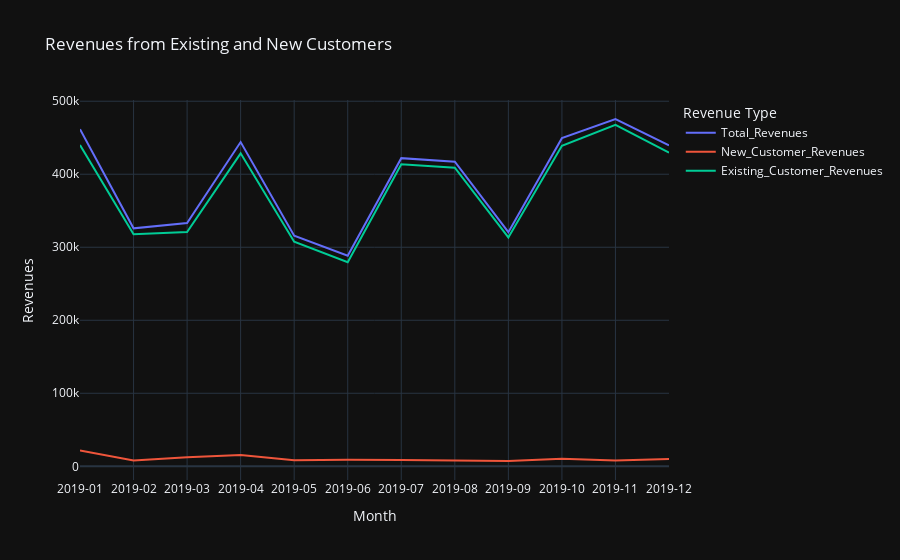

The notebook cell saved with this chart:
### Code cell
# Calculating total revenues per month
revenues_per_month = cust_360.groupby(cust_360['Transaction_Date'].dt.to_period('M'))['Invoice_Amount'].sum()

# Calculating revenues from new customers per month
new_cust_revenues = cust_360[
    cust_360['CustomerID'].duplicated(keep='first') == False].groupby(
        cust_360['Transaction_Date'].dt.to_period('M'))['Invoice_Amount'].sum()

# Calculating revenues from existing customers per month
existing_cust_revenues = revenues_per_month - new_cust_revenues

# Createing a DataFrame
revenues_df = pd.DataFrame({
    'Total_Revenues': revenues_per_month,
    'New_Customer_Revenues': new_cust_revenues,
    'Existing_Customer_Revenues': existing_cust_revenues
}).reset_index()

# Convering Periods to strings
revenues_df['Transaction_Date'] = revenues_df['Transaction_Date'].astype(str)

# Plotting using Plotly
fig = px.line(
    revenues_df,
    x='Transaction_Date',
    y=['Total_Revenues', 'New_Customer_Revenues', 'Existing_Customer_Revenues'],
    title='Revenues from Existing and New Customers',
    labels={'Transaction_Date': 'Month', 'value': 'Revenues'},
    hover_name='Transaction_Date'
)

fig.update_xaxes(type='category')  # To ensure proper sorting of months

# Customizing the layout for an enhanced appearance
fig.update_layout(
    legend=dict(title='Revenue Type'),
    xaxis_title='Month',
    yaxis_title='Revenues',
    hovermode='x unified',
    template='plotly_dark'
)

fig.show()

### Figure 1 — Plotly figure (JSON) as saved in the notebook; plotly's stock layout.template omitted (floating-point values rounded to 4 significant figures)
{"data": [{"hovertemplate": "<b>%{hovertext}</b><br><br>variable=Total_Revenues<br>Month=%{x}<br>Revenues=%{y}<extra></extra>", "hovertext": ["2019-01", "2019-02", "2019-03", "2019-04", "2019-05", "2019-06", "2019-07", "2019-08", "2019-09", "2019-10", "2019-11", "2019-12"], "legendgroup": "Total_Revenues", "line": {"color": "#636efa", "dash": "solid"}, "marker": {"symbol": "circle"}, "mode": "lines", "name": "Total_Revenues", "orientation": "v", "showlegend": true, "type": "scatter", "x": ["2019-01", "2019-02", "2019-03", "2019-04", "2019-05", "2019-06", "2019-07", "2019-08", "2019-09", "2019-10", "2019-11", "2019-12"], "xaxis": "x", "y": [461700.0, 325900.0, 333200.0, 444100.0, 315900.0, 288500.0, 422000.0, 417200.0, 320700.0, 449400.0, 475600.0, 439500.0], "yaxis": "y"}, {"hovertemplate": "<b>%{hovertext}</b><br><br>variable=New_Customer_Revenues<br>Month=%{x}<br>Revenues=%{y}<extra></extra>", "hovertext": ["2019-01", "2019-02", "2019-03", "2019-04", "2019-05", "2019-06", "2019-07", "2019-08", "2019-09", "2019-10", "2019-11", "2019-12"], "legendgroup": "New_Customer_Revenues", "line": {"color": "#EF553B", "dash": "solid"}, "marker": {"symbol": "circle"}, "mode": "lines", "name": "New_Customer_Revenues", "orientation": "v", "showlegend": true, "type": "scatter", "x": ["2019-01", "2019-02", "2019-03", "2019-04", "2019-05", "2019-06", "2019-07", "2019-08", "2019-09", "2019-10", "2019-11", "2019-12"], "xaxis": "x", "y": [21660.0, 8105.0, 12340.0, 15460.0, 8301.0, 8996.0, 8516.0, 8347.0, 7256.0, 10380.0, 7932.0, 9968.0], "yaxis": "y"}, {"hovertemplate": "<b>%{hovertext}</b><br><br>variable=Existing_Customer_Revenues<br>Month=%{x}<br>Revenues=%{y}<extra></extra>", "hovertext": ["2019-01", "2019-02", "2019-03", "2019-04", "2019-05", "2019-06", "2019-07", "2019-08", "2019-09", "2019-10", "2019-11", "2019-12"], "legendgroup": "Existing_Customer_Revenues", "line": {"color": "#00cc96", "dash": "solid"}, "marker": {"symbol": "circle"}, "mode": "lines", "name": "Existing_Customer_Revenues", "orientation": "v", "showlegend": true, "type": "scatter", "x": ["2019-01", "2019-02", "2019-03", "2019-04", "2019-05", "2019-06", "2019-07", "2019-08", "2019-09", "2019-10", "2019-11", "2019-12"], "xaxis": "x", "y": [440100.0, 317800.0, 320900.0, 428600.0, 307600.0, 279500.0, 413500.0, 408900.0, 313400.0, 439000.0, 467700.0, 429600.0], "yaxis": "y"}], "layout": {"hovermode": "x unified", "legend": {"title": {"text": "Revenue Type"}, "tracegroupgap": 0}, "title": {"text": "Revenues from Existing and New Customers"}, "xaxis": {"anchor": "y", "domain": [0, 1], "title": {"text": "Month"}, "type": "category"}, "yaxis": {"anchor": "x", "domain": [0, 1], "title": {"text": "Revenues"}}}}
